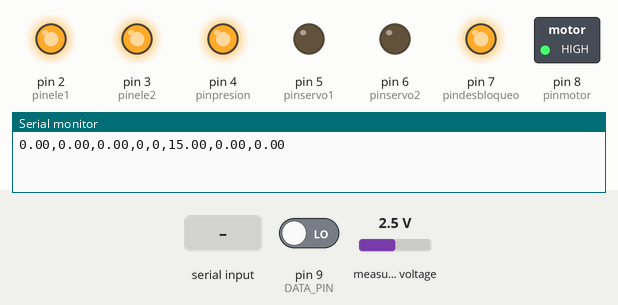
This sketch was run on a simulated Arduino Uno, built with avr-gcc and run on an emulated ATmega328P. Parts: switched loads named in the sketch (green lamp = pin HIGH), output pins drawn as LEDs (lit = HIGH), the last lines printed to the serial monitor. The test bench sets the inputs (shaded band); at power-on: pin 9 (DATA_PIN) LOW, measured voltage 2.5 V. Pins used as bus, display or sensor lines are not drawn.

Above: at 1.2 s.
1.3 s: "f" received over Serial
At 3.4 s:
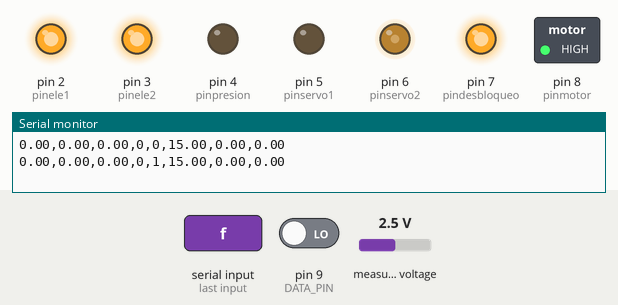
3.8 s: "g" received over Serial
At 5.2 s:
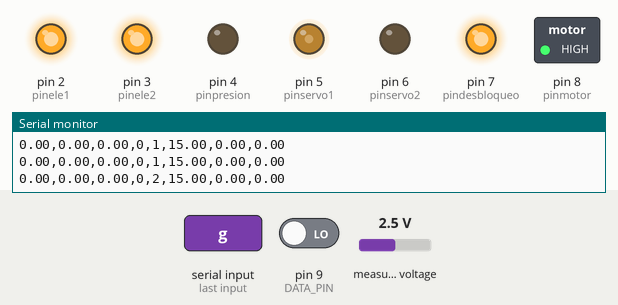
6.3 s: "h" received over Serial
At 9.1 s:
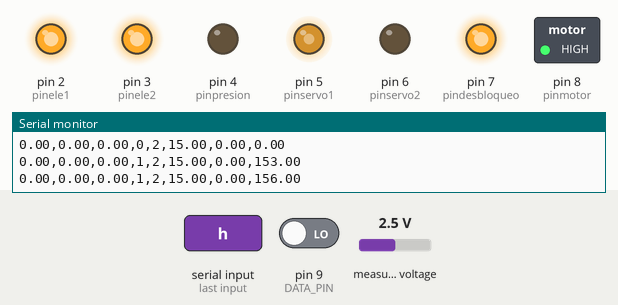
9.3 s: "c" received over Serial
At 10.8 s:
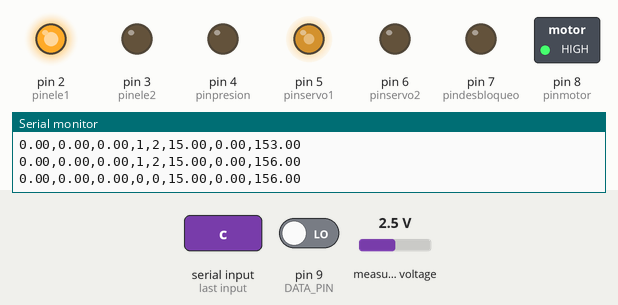
11.8 s: "a" received over Serial
At 13.7 s:
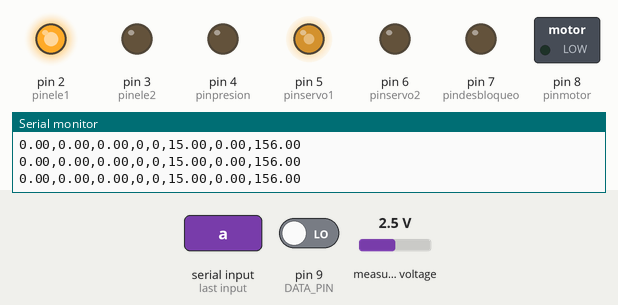
14.3 s: "d" received over Serial
At 16.1 s:
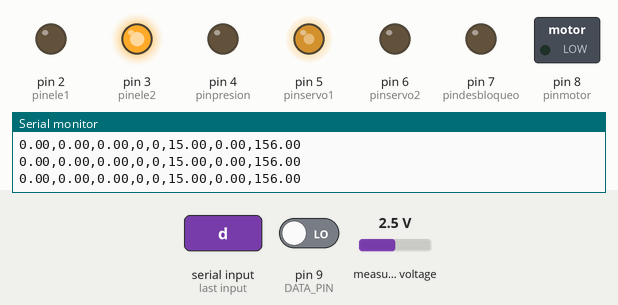
Timing chart, 0 to 17.6 s (numbered marks = the images above; inputs shaded):
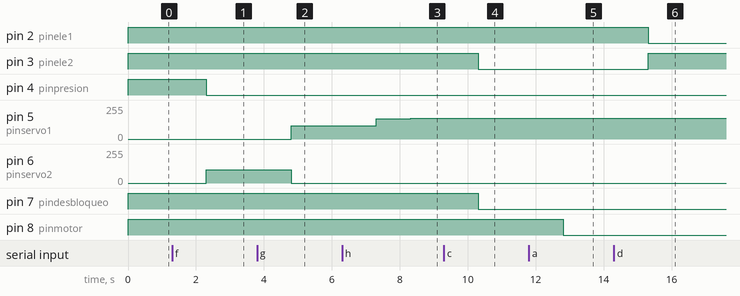

The sketch:

sw600.ino
```cpp
#include <Adafruit_ADS1X15.h>
#include <PID_v1.h>


int pinmotor=8;
int pinele1=2;
int pinele2=3;
int pindesbloqueo=7;
int pinpresion=4;
int pinservo1=5;
int pinservo2=6;

const int CLOCK_PIN = 10;
const int DATA_PIN = 9;
const int BIT_COUNT = 23;

Adafruit_ADS1115 ads;
const float multiplier = 0.1875F;
const int numReadings = 20; //
int16_t readings[numReadings];
int readIndex = 0;
int16_t total = 0;
int16_t fuerza = 0;


// còdigo para verificar el tiempo de muestreo
volatile unsigned muestreoActual = 0;                     // variables para definiciòn del tiempo de muestreo
volatile unsigned muestreoAnterior = 0;
volatile unsigned deltaMuestreo = 0;

int k = 1000;
int control = 0;
int piston = 0;
byte envia=0;
volatile float PosicionActual=0;
volatile float PosAnt = 0;
volatile int16_t fuerzaAnt = 0;
volatile float tiempo=0;
volatile float  velocidad=0;


double Kp=10, Ki=2, Kd=0.2;
// variables externas del controlador
double Input, Output, Setpoint;
PID pidController(&Input, &Output, &Setpoint, Kp, Ki, Kd, DIRECT);


String dato;
volatile float Pinicial=0;
volatile float Finicial=0;


float y=0.0;
float  alpha=0.05;
float  S=y;


void setup()
{
 Serial.begin(9600);
 pinMode(pinmotor,OUTPUT);
 pinMode(pinele1,OUTPUT);
 pinMode(pinele2,OUTPUT);
 pinMode(pindesbloqueo,OUTPUT);
 pinMode(pinpresion,OUTPUT);
 pinMode(pinservo1,OUTPUT);
 pinMode(pinservo1,OUTPUT);
 digitalWrite(pinmotor,HIGH);
 digitalWrite(pinele1,HIGH);
 digitalWrite(pinele2,HIGH);
 digitalWrite(pindesbloqueo,HIGH);
 digitalWrite(pinpresion,HIGH);
 analogWrite(pinservo1,0);
 analogWrite(pinservo2,0);
  //setup our pins
  pinMode(DATA_PIN, INPUT);
  pinMode(CLOCK_PIN, OUTPUT);

  //give some default values
  digitalWrite(CLOCK_PIN, HIGH);


  // Iniciar el ADS1115
  ads.begin();


  Input =0;
  Setpoint =15;
  pidController.SetMode(AUTOMATIC);     // encender el PI

}

void loop() {


  muestreoActual = millis();


  PosicionActual = abs(((readPosition()/1000)*2)-Pinicial);
  int ventana = abs(PosicionActual-PosAnt);
  if(ventana>=10){ PosicionActual =PosAnt;}else{PosAnt= PosicionActual;}
  y=(float)ads.readADC_SingleEnded(0)*multiplier-Finicial;
  S=(alpha*y)+((1-alpha)*S);

  deltaMuestreo =(double) muestreoActual - muestreoAnterior;     // delta de muestreo

  if ( deltaMuestreo >= k)                                       // se asegura el tiempo de muestreo
    {


       if(envia==1){//--adquisicion de datos---//
//                 PosicionActual = readPosition();
//                 fuerza=ads.readADC_SingleEnded(0)*multiplier;
//                 int ventana = abs(fuerza-fuerzaAnt);
//                 if(ventana>=1){ fuerza=fuerza-Finicial;}else{fuerza=fuerzaAnt;}
//                 if(PosicionActual != -1.0){
//                            PosicionActual = abs( PosicionActual-Pinicial);
//                            PosicionActual =(PosicionActual/1000)*2;}else{PosicionActual=PosAnt;}


                tiempo =(float) deltaMuestreo/1000;   //para el calculo de la velocidad en segundos
                if (control ==1){
                float deltaFuerza = (float)fuerza-fuerzaAnt;
                velocidad = deltaFuerza/tiempo;                   // cambio de  fuerza  en segundo}
                }

                if (control ==2){
                float deltaPos =(float)PosAnt - PosicionActual; // cambio de  posicion en minutos
                velocidad = (deltaPos/tiempo)*60;
                }


                 //--------Se actualiza el PID---//
                    //piston central baja
                if(piston==1 && control !=0){

                    Input = velocidad;
                    pidController.Compute();
                    analogWrite(pinservo1,0);
                    analogWrite(pinservo2, Output);
                    }
                     //piston central  sube
                   if(piston==2 && control !=0){

                      Input = velocidad;
                      pidController.Compute();
                      analogWrite(pinservo2, 0);
                      analogWrite(pinservo1, Output);}
                  }

                        //-----------------------datos por serial--------------//
              Serial.print(S);
              Serial.print(',');
              Serial.print(PosicionActual);
              Serial.print(',');
              Serial.print(velocidad);
              Serial.print(',');
              Serial.print(control);
              Serial.print(',');
              Serial.print(piston);
              Serial.print(',');
              Serial.print(Setpoint);
              Serial.print(',');
              Serial.print(Input);
              Serial.print(',');
              Serial.println(Output);
              //----------------------------------//
      muestreoAnterior = muestreoActual;
      PosAnt = PosicionActual;
      fuerzaAnt =fuerza;
    }

    if (Serial.available()){


          dato=Serial.readString();

           if(dato[0]=='a'){ digitalWrite(pinmotor,LOW);} // motor  on

           if(dato[0]=='b'){ digitalWrite(pinmotor,HIGH);}// motor off


           if(dato[0]=='c') //pistones laterales suben
           {
            digitalWrite(pinele1,HIGH);
            delay(10);
            digitalWrite(pinele2,LOW);
            digitalWrite(pindesbloqueo,LOW);
            delay(10);
            digitalWrite(pinpresion,LOW);
            control=0;
            piston=0;
           }

           if(dato[0]=='d')//pistones laterales bajan
           {
            digitalWrite(pinele2,HIGH);
            delay(10);
            digitalWrite(pinele1,LOW);
            digitalWrite(pindesbloqueo,LOW);
            delay(10);
            digitalWrite(pinpresion,LOW);
            control=0;
            piston=0;
           }


           if(dato[0]=='e')//detener pistones
           {
            digitalWrite(pinele1,HIGH);
            digitalWrite(pinele2,HIGH);
            digitalWrite(pindesbloqueo,HIGH);
            digitalWrite(pinpresion,HIGH);
            analogWrite(pinservo1,0);
            analogWrite(pinservo2,0);
            control=0;
            piston=0;
            envia=0;
           }

           if(dato[0]=='f')//asigna   para que el piston central suba
           {


            digitalWrite(pinele1,HIGH);
            digitalWrite(pinele2,HIGH);
            digitalWrite(pindesbloqueo,HIGH);
            piston=1;
            analogWrite(pinservo1,0);
            analogWrite(pinservo2, 100);
            digitalWrite(pinpresion,LOW);
            delay(100);
            Pinicial = (readPosition()/1000)*2;
//            while(Pinicial==-1.0){Pinicial=readPosition();
//             }
            Finicial = ads.readADC_SingleEnded(0)*multiplier;
            envia=1;
            }

           if(dato[0]=='g')// asigna  para que el piston central baje
           {


            digitalWrite(pinele1,HIGH);
            digitalWrite(pinele2,HIGH);
            digitalWrite(pindesbloqueo,HIGH);
            piston=2;
            analogWrite(pinservo2, 0);
            analogWrite(pinservo1, 100);
            digitalWrite(pinpresion,LOW);
            delay(100);
            Pinicial = (readPosition()/1000)*2;
//            while(Pinicial==-1.0){Pinicial=readPosition();
//             }
            Finicial = ads.readADC_SingleEnded(0)*multiplier;
            envia=1;
           }

           if(dato[0]=='h')//recibe dato para el control por celda
           {
            control=1;
           }
            if(dato[0]=='i')//recibe dato para el control por lvdt
           {
            control=2;
           }

           if(dato[0]=='j')//recibe dato  de  velocidad para el setpoint
           {
            dato=dato.substring(1);
            Setpoint =dato.toDouble();
            }

           if(dato[0]=='k') //recibe dato  para  la constante KP  del pid
           {
            dato=dato.substring(1);
            Kp=dato.toDouble();
            pidController.SetTunings(Kp, Ki, Kd); // actualiza constantes  del pid
           }

           if(dato[0]=='l')//recibe dato  para  la constante KI  del pid
           {
            dato=dato.substring(1);
            Ki=dato.toDouble();
            pidController.SetTunings(Kp, Ki, Kd);
           }

            if(dato[0]=='m')//recibe dato  para  la constante KD  del pid
           {
            dato=dato.substring(1);
            Kd=dato.toDouble();
            pidController.SetTunings(Kp, Ki, Kd);
           }
          }

    }


float readPosition() {
  // Read the same position data twice to check for errors
  unsigned long sample1 = shiftIn(DATA_PIN, CLOCK_PIN, BIT_COUNT);
//  unsigned long sample2 = shiftIn(DATA_PIN, CLOCK_PIN, BIT_COUNT);
  delayMicroseconds(25);  // Clock mus be high for 20 microseconds before a new sample can be taken
//
//
// if (sample1 != sample2)
//    return -1.0;
  return sample1;
}


//read in a byte of data from the digital input of the board.
unsigned long shiftIn(const int data_pin, const int clock_pin, const int bit_count) {
  unsigned long data = 0;


  for (int i=0; i<bit_count; i++) {
    data <<= 1;
    digitalWrite(clock_pin,LOW);
    delayMicroseconds(1);
    digitalWrite(clock_pin,HIGH);
    delayMicroseconds(1);

    data |= digitalRead(data_pin);
  }

    unsigned long res=data;
    while (data > 0)
    {
        data >>= 1;
        res ^= data;
    }
    return res;
  }


//  float AverageTemperature = 0;
//  int MeasurementsToAverage = 16;
//  for(int i = 0; i < MeasurementsToAverage; ++i)
//  {
//    AverageTemperature += MeasureTemperature();
//    delay(1);
//  }
//  AverageTemperature /= MeasurementsToAverage;
```

Measured:
- after the input at 1.3 s, pin 4 (pinpresion): HIGH → LOW after 1.0 s; pin 6 (pinservo2): 0/255 → 100/255 after 1.0 s
- after the input at 3.8 s, pin 5 (pinservo1): 0/255 → 100/255 after 1.0 s; pin 6 (pinservo2): 100/255 → 0/255 after 1.0 s
- after the input at 6.3 s, pin 5 (pinservo1): 100/255 → 153/255 after 1.0 s, → 156/255 1.0 s later
- after the input at 9.3 s, pin 3 (pinele2), pin 7 (pindesbloqueo): HIGH → LOW after 1.0 s; pin 5 (pinservo1): stays 156/255 (without the input it goes to 159/255 after 0.02 s)
- after the input at 11.8 s, pin 8 (pinmotor): HIGH → LOW after 1.0 s
- after the input at 14.3 s, pin 2 (pinele1): HIGH → LOW after 1.0 s; pin 3 (pinele2): LOW → HIGH after 1.0 s
